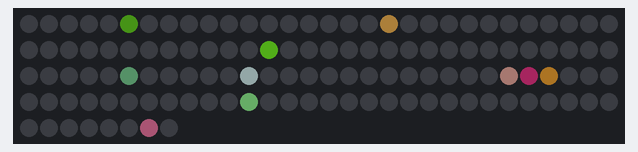
The sketch below on a simulated ESP32. Parts: 128 RGB LEDs in strip order, left to right, continuing on the next row. Dim RGB values are drawn brighter than linear; random numbers use the default seed unless the sketch sets one.

Above: at 1.09 s.

The sketch:

esp32NeoPixel.ino
```cpp
#include <Adafruit_NeoPixel.h>
#define npPin 4
#define NumOfLeds 128
Adafruit_NeoPixel pixels(NumOfLeds, npPin, NEO_GRB + NEO_KHZ800);
int i = 0;
void setup() {

  pixels.begin();
}

void loop() {
  pixels.clear();
  for (int r=0; r<10; r++) {
    pixels.setPixelColor(random(NumOfLeds), pixels.Color(random(50), random(50), random(50)));
    pixels.show();
    delay(100);
  }
}
```
